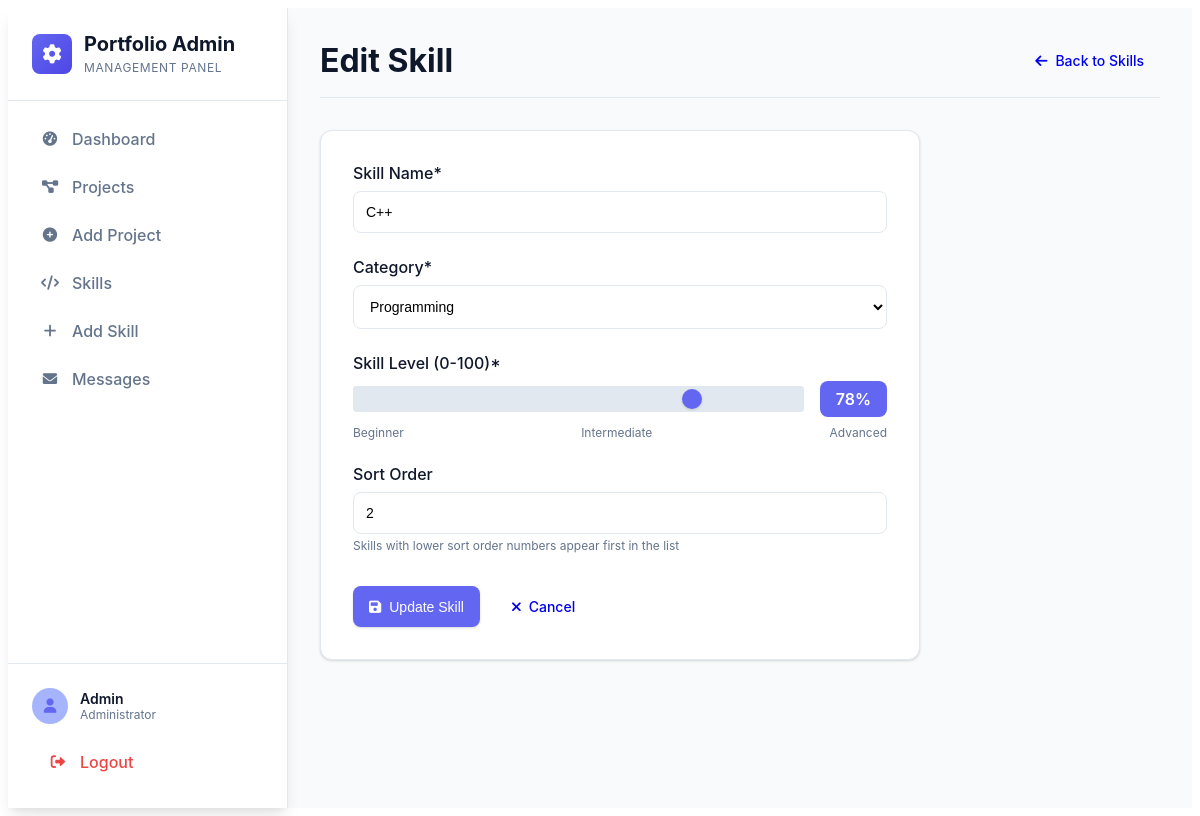
The page /edit_skill.php?id=2 (signed in) on the database its author committed.
### tables this page shows
CREATE TABLE IF NOT EXISTS `skills` (
  `id` INT UNSIGNED NOT NULL AUTO_INCREMENT PRIMARY KEY,
  `name` VARCHAR(128) NOT NULL,
  `category` VARCHAR(64) NOT NULL DEFAULT 'Other',
  `level` TINYINT UNSIGNED NOT NULL DEFAULT 0,
  `sort_order` INT DEFAULT 0,
  `created_at` TIMESTAMP NOT NULL DEFAULT CURRENT_TIMESTAMP
);

### edit_skill.php (the view, shortened to what this page needs)
<?php
require_once __DIR__ . '/db.php';
$id = (int)($_GET['id'] ?? 0);
$stmt = $mysqli->prepare("SELECT * FROM skills WHERE id = ?");
$stmt->bind_param('i', $id);
$stmt->execute();
$result = $stmt->get_result();
$skill = $result->fetch_assoc();
?>
<!DOCTYPE html>
<html lang="en">
<head>
    <link rel="stylesheet" href="css/admin.css">
    <link rel="stylesheet" href="https://cdnjs.cloudflare.com/ajax/libs/font-awesome/6.0.0/css/all.min.css">
</head>
<body class="admin-panel">
    <div class="admin-layout">
        <?php include 'admin_sidebar.php'; ?>
        <main class="admin-main">
            <div class="dashboard-header">
                <h1>Edit Skill</h1>
                <div class="quick-actions">
                    <a href="manage_skills.php" class="btn">
                        <i class="fas fa-arrow-left"></i> Back to Skills
                    </a>
                </div>
            </div>
            <form method="POST" class="admin-form">
                <div class="form-group">
                    <label for="name">Skill Name*</label>
                    <input type="text" id="name" name="name" required
                           value="<?php echo htmlspecialchars($skill['name']); ?>"
                           placeholder="e.g., JavaScript, Python, React">
                </div>
                <div class="form-group">
                    <label for="category">Category*</label>
                    <select id="category" name="category" required>
                        <option value="Programming" <?php echo $skill['category'] === 'Programming' ? 'selected' : ''; ?>>Programming</option>
                    </select>
                </div>
                <div class="form-group">
                    <label for="level">Skill Level (0-100)*</label>
                    <div class="level-input-group">
                        <input type="range" id="level" name="level" min="0" max="100"
                               value="<?php echo $skill['level']; ?>"
                               oninput="updateLevelDisplay(this.value)">
                        <div class="level-display">
                            <span id="levelValue"><?php echo $skill['level']; ?></span>%
                        </div>
                    </div>
                    <div class="level-labels">
                        <span>Beginner</span>
                        <span>Intermediate</span>
                        <span>Advanced</span>
                    </div>
                </div>
                <div class="form-group">
                    <label for="sort_order">Sort Order</label>
                    <input type="number" id="sort_order" name="sort_order"
                           value="<?php echo $skill['sort_order']; ?>"
                           placeholder="Lower numbers appear first">
                    <small style="color: var(--a-text-soft); font-size: 0.75rem;">
                        Skills with lower sort order numbers appear first in the list
                    </small>
                </div>
                <div class="form-actions">
                    <button type="submit" class="btn primary">
                        <i class="fas fa-save"></i> Update Skill
                    </button>
                    <a href="manage_skills.php" class="btn">
                        <i class="fas fa-times"></i> Cancel
                    </a>
                </div>
            </form>
        </main>
    </div>
</body>
</html>

### css/admin.css (style rules this page uses)
:root { --a-primary: #6366f1; --a-primary-dark: #4f46e5; --a-primary-light: #a5b4fc; --a-success: #10b981; --a-warning: #f59e0b; --a-danger: #ef4444; --a-bg: #f8fafc; --a-bg-dark: #0f172a; --a-card: #ffffff; --a-card-dark: #1e293b; --a-border: #e2e8f0; --a-border-dark: #334155; --a-text: #0f172a; --a-text-soft: #64748b; --a-text-dark: #f1f5f9; --a-text-soft-dark: #94a3b8; --a-radius: 12px; --a-radius-sm: 8px; --a-gap: 1rem; --a-shadow: 0 1px 3px 0 rgba(0, 0, 0, 0.1), 0 1px 2px 0 rgba(0, 0, 0, 0.06); --a-shadow-lg: 0 10px 15px -3px rgba(0, 0, 0, 0.1), 0 4px 6px -2px rgba(0, 0, 0, 0.05); --a-transition: all 0.2s cubic-bezier(0.4, 0, 0.2, 1); }
.admin-layout, .admin-layout * { box-sizing: border-box; margin: 0; padding: 0; }
.admin-layout { display: flex; min-height: 100vh; background: var(--a-bg); font-family: 'Inter', -apple-system, BlinkMacSystemFont, 'Segoe UI', Roboto, sans-serif; }
.admin-main { margin-left: 280px; padding: 2rem; width: calc(100% - 280px); min-height: 100vh; position: relative; z-index: 1; }
.dashboard-header { display: flex; justify-content: space-between; align-items: center; margin-bottom: 2rem; padding-bottom: 1rem; border-bottom: 1px solid var(--a-border); }
.dashboard-header h1 { color: var(--a-text); font-size: 2rem; font-weight: 700; }
.quick-actions { display: flex; gap: 0.75rem; }
.btn { display: inline-flex; align-items: center; gap: 0.5rem; padding: 0.75rem 1rem; border-radius: var(--a-radius-sm); cursor: pointer; border: none; font-weight: 500; text-decoration: none; transition: var(--a-transition); font-size: 0.875rem; }
.btn.primary { background: var(--a-primary); color: white; box-shadow: var(--a-shadow); }
.admin-form { background: var(--a-card); padding: 2rem; border-radius: var(--a-radius); box-shadow: var(--a-shadow); border: 1px solid var(--a-border); max-width: 600px; }
.form-group { margin-bottom: 1.5rem; }
.form-group label { display: block; color: var(--a-text); font-weight: 500; margin-bottom: 0.5rem; }
.form-group input, .form-group textarea, .form-group select { width: 100%; padding: 0.75rem; border: 1px solid var(--a-border); border-radius: var(--a-radius-sm); font-size: 0.875rem; transition: var(--a-transition); background: var(--a-card); }
.form-actions { display: flex; gap: 1rem; margin-top: 2rem; }
.level-input-group { display: flex; align-items: center; gap: 1rem; margin-bottom: 0.5rem; }
.level-input-group input[type="range"] { flex: 1; height: 6px; background: var(--a-border); border-radius: 3px; outline: none; -webkit-appearance: none; }
.level-display { background: var(--a-primary); color: white; padding: 0.5rem 1rem; border-radius: var(--a-radius-sm); font-weight: 600; min-width: 60px; text-align: center; }
.level-labels { display: flex; justify-content: space-between; font-size: 0.75rem; color: var(--a-text-soft); margin-top: 0.25rem; }

### rows shown on the page
skills: name "C++", category "Programming", level "78", sort_order "2"
